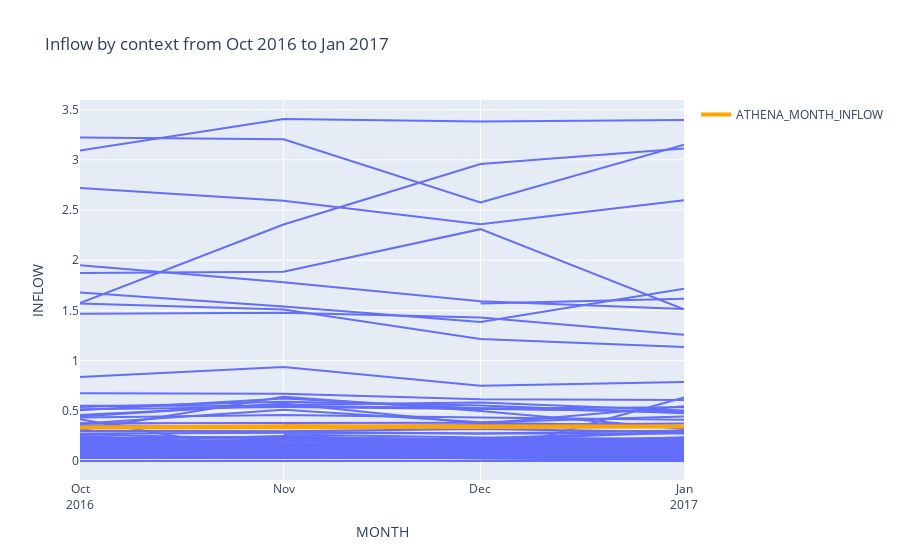

Source (notebook cell):
### Code cell
df_2_2_1 = df_2_2.query("N_ERRORS > 0") # Show contexts with small amount of errors
fig = px.line(df_2_2_1, x="MONTH", y="INFLOW",
              line_group="CONTEXTID", hover_name="CONTEXTID",
             title="Inflow by context from Oct 2016 to Jan 2017")

fig.add_trace(go.Scatter(x=df_2_2_1['MONTH'], y=df_2_2_1['ATHENA_MONTH_INFLOW'],
                    mode='lines',
                    name='ATHENA_MONTH_INFLOW',
                    line=dict(color='orange', width=4)))

fig.update_xaxes(
    dtick="M1",
    tickformat="%b\n%Y")
fig.show()
